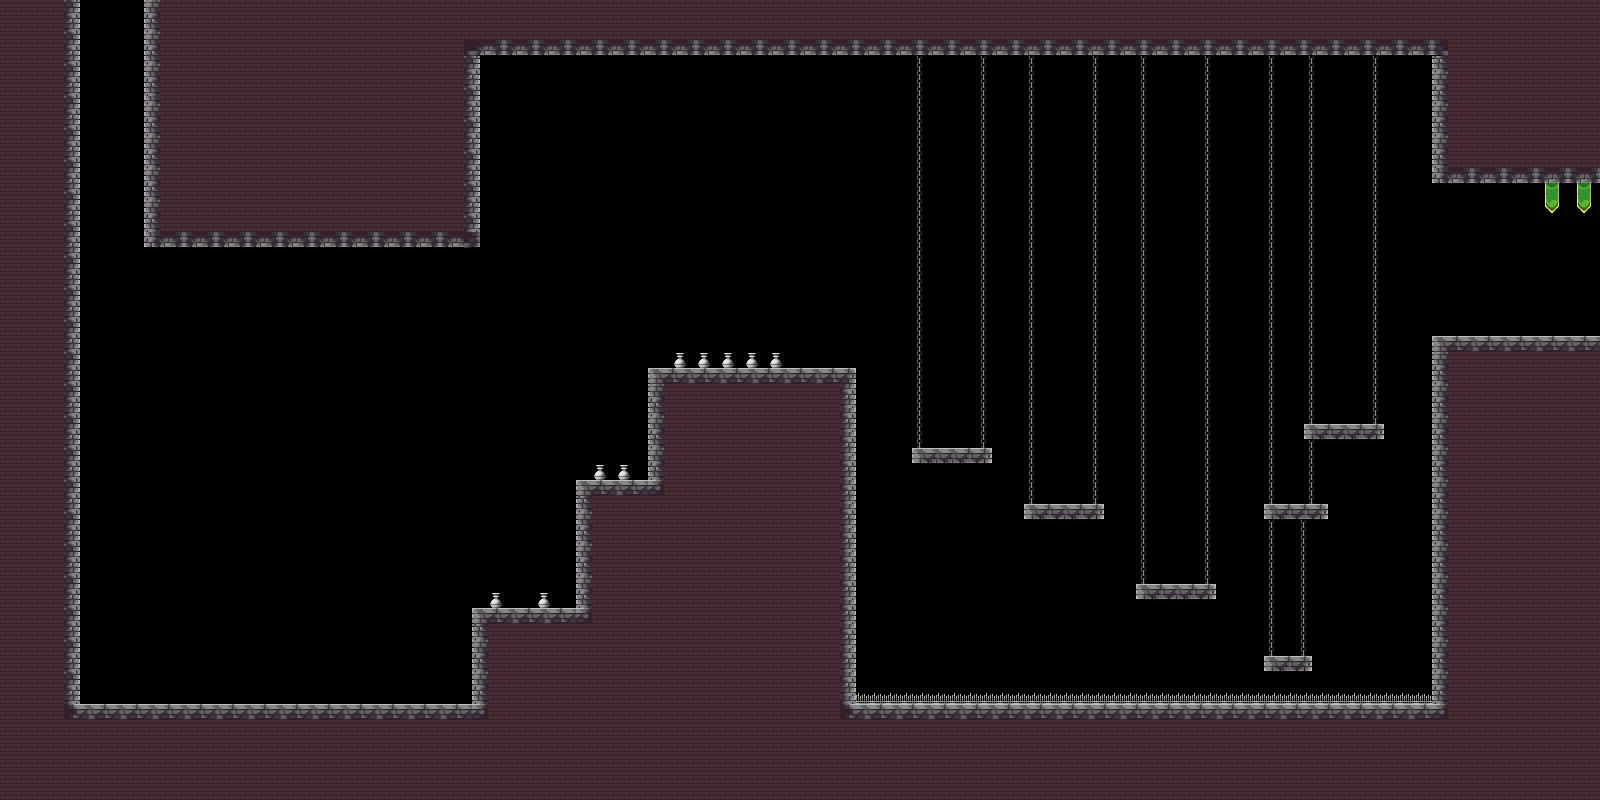

Tiled map render using the project's own tile images. Description and the map definition, with tile-layer contents summarised, below:
An orthogonal 200x100 tile map with 8x8 px tiles, 2 tile layers (Capa de patrones 1, Capa de patrones 2), 2 tilesets and 28 objects (zona/tutorial, tutorial1_cartel1, tutorial1_cartel3, tutorial1_cartel2, Sword, ...).

<map version="1.2" tiledversion="1.3.3" orientation="orthogonal" renderorder="right-down" width="200" height="100" tilewidth="8" tileheight="8" infinite="0" nextlayerid="11" nextobjectid="61">
 <tileset firstgid="1" name="Assets" tilewidth="8" tileheight="8" tilecount="1288" columns="46">
  <image source="Assets.png" width="368" height="224" />
 </tileset>
 <tileset firstgid="1289" name="prueba_castillo" tilewidth="8" tileheight="8" tilecount="10000" columns="100">
  <image source="prueba_castillo.png" width="800" height="800" />
 </tileset>
 <layer id="1" name="Capa de patrones 1" width="200" height="100">
  <data>[20000 cells, 8620 non-empty, 87 distinct tile ids]</data>
 </layer>
 <layer id="2" name="Capa de patrones 2" width="200" height="100">
  <data>[20000 cells, 1118 non-empty, 20 distinct tile ids]</data>
 </layer>
 <objectgroup id="3" name="Metadata">
  <object id="46" name="zona/tutorial" x="1386.33" y="11.3333" />
 </objectgroup>
 <objectgroup id="4" name="ZonasLetales">
  <object id="43" x="856.273" y="696.091" width="576" height="7.90909" />
 </objectgroup>
 <objectgroup id="5" name="Hitboxes">
  <object id="4" x="44" y="-200" width="36" height="920" />
  <object id="7" x="144.182" y="-200" width="31.6364" height="447" />
  <object id="8" x="175.667" y="28" width="304.515" height="219" />
  <object id="10" x="80.087" y="704.043" width="392.458" height="14.8656" />
  <object id="11" x="472" y="608" width="104.5" height="111.75" />
  <object id="12" x="576.091" y="480.091" width="72.8182" height="128.091" />
  <object id="13" x="649" y="368" width="207" height="111" />
  <object id="14" x="839.781" y="479.031" width="16.25" height="224.969" />
  <object id="15" x="856.091" y="703.909" width="576.091" height="12.8182" />
  <object id="16" x="1432" y="336" width="220.5" height="380.727" />
  <object id="17" x="1432.09" y="54.6364" width="221.909" height="128.239" />
  <object id="19" x="480" y="39.7273" width="968.182" height="15.0909" />
  <object id="27" x="912.011" y="448.022" width="79.9778" height="14.9667" />
  <object id="31" x="1024.07" y="503.954" width="79.9778" height="14.9667" />
  <object id="33" x="1136.07" y="583.954" width="79.9778" height="14.9667" />
  <object id="39" x="1304.02" y="424.031" width="80" height="15" />
  <object id="40" x="1264.04" y="504.043" width="63.9565" height="14.913" />
  <object id="42" x="1264" y="656.043" width="48.0435" height="15.087" />
 </objectgroup>
 <objectgroup id="6" name="Monedas">
  <object id="47" x="1280.19" y="640" width="15.6875" height="16.0625" />
 </objectgroup>
 <objectgroup id="9" name="NPC">
  <object id="57" name="tutorial1_cartel1" x="168" y="688" width="16" height="16" />
  <object id="59" name="tutorial1_cartel3" x="1503" y="320" width="16" height="16" />
  <object id="60" name="tutorial1_cartel2" x="800" y="352" width="16" height="16" />
 </objectgroup>
 <objectgroup id="10" name="Herramientas">
  <object id="58" name="Sword" x="1532" y="320" width="16" height="16" />
 </objectgroup>
 <objectgroup id="7" name="Entradas">
  <object id="49" name="0" x="96.9091" y="-185.818" width="30.9091" height="31.6364" />
  <object id="53" name="1" x="1568" y="312" width="23" height="24" />
 </objectgroup>
 <objectgroup id="8" name="Salidas">
  <object id="54" name="Tutorial_2/0" x="1645.5" y="183.333" width="62.8333" height="153" />
 </objectgroup>
</map>
